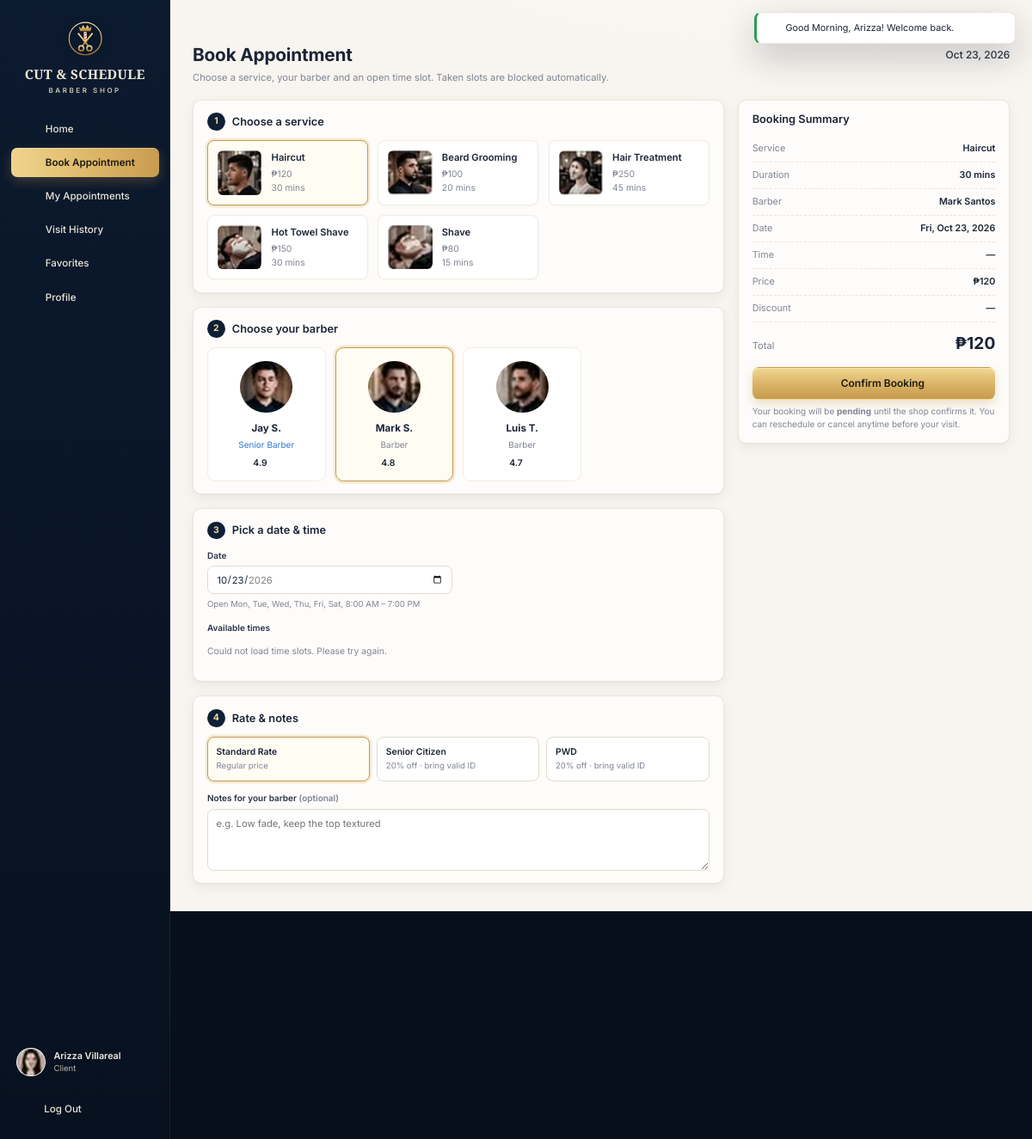
Screenshot of /client/book.php (signed in) with the database file from the repository.
### tables this page shows
CREATE TABLE users (
  id               INT AUTO_INCREMENT PRIMARY KEY,
  name             VARCHAR(100) NOT NULL,
  username         VARCHAR(100) UNIQUE NOT NULL,
  email            VARCHAR(150) UNIQUE NOT NULL,
  phone            VARCHAR(30)  NULL,
  password         VARCHAR(255) NOT NULL,
  role             ENUM('owner','staff','client') NOT NULL,
  status           ENUM('active','inactive') DEFAULT 'active',
  avatar           VARCHAR(255) NULL,
  remember_token   VARCHAR(64)  NULL,
  remember_expires DATETIME     NULL,
  created_at       DATETIME DEFAULT CURRENT_TIMESTAMP,
  updated_at       DATETIME DEFAULT CURRENT_TIMESTAMP ON UPDATE CURRENT_TIMESTAMP
);

CREATE TABLE services (
  id          INT AUTO_INCREMENT PRIMARY KEY,
  name        VARCHAR(100) NOT NULL,
  description VARCHAR(255) NULL,
  price       DECIMAL(10,2) NOT NULL,
  duration    INT NOT NULL,
  image       VARCHAR(255) NULL,
  status      ENUM('active','archived') DEFAULT 'active',
  sort_order  INT NOT NULL DEFAULT 0,
  created_at  DATETIME DEFAULT CURRENT_TIMESTAMP,
  updated_at  DATETIME DEFAULT CURRENT_TIMESTAMP ON UPDATE CURRENT_TIMESTAMP,
  CHECK (price > 0),
  CHECK (duration > 0)
);

CREATE TABLE staff_profiles (
  user_id     INT PRIMARY KEY,
  position    VARCHAR(60) NOT NULL DEFAULT 'Barber',
  salary      DECIMAL(10,2) NOT NULL DEFAULT 0,
  rating      DECIMAL(2,1) NOT NULL DEFAULT 5.0,
  work_start  TIME NOT NULL DEFAULT '08:00:00',
  work_end    TIME NOT NULL DEFAULT '19:00:00',
  work_days   VARCHAR(20) NOT NULL DEFAULT '1,2,3,4,5,6',
  bio         VARCHAR(255) NULL,
  CONSTRAINT fk_staff_user FOREIGN KEY (user_id) REFERENCES users(id) ON DELETE CASCADE
);

### client/book.php (the view, shortened to what the rows shown need)
<?php
require __DIR__ . '/../includes/bootstrap.php';
$user = Auth::requireRole('client');
$profile = $user->profile();
$services = Service::all();
$barbers = Barber::allActive();
$favBarbers = array_map('intval', array_column(Database::all("SELECT ref_id FROM favorites WHERE client_id = ? AND fav_type = 'barber'", [$profile->getId()]), 'ref_id'));
require __DIR__ . '/../includes/header.php';
?>
<div class="page-head">
  <div>
    <h1>Book Appointment</h1>
  </div>
</div>
<form method="post" id="bookForm" class="dash" novalidate>
  <div class="steps">
    <section class="card">
      <h2 class="step-title">Choose a service</h2>
      <div class="svc-cards">
        <?php foreach ($services as $s): ?>
          <label class="choice">
            <span class="svc-card">
              <?= service_img($s->image, $s->name) ?>
              <span>
                <strong><?= e($s->name) ?></strong>
                <span class="price"><?= peso($s->price) ?></span>
                <span class="dur"><?= (int) $s->duration ?> mins</span>
              </span>
            </span>
          </label>
        <?php endforeach; ?>
      </div>
    </section>
    <section class="card">
      <h2 class="step-title">Choose your barber</h2>
      <div class="barber-grid">
        <?php foreach ($barbers as $b): ?>
          <label class="choice">
            <span class="barber-card">
              <button type="button" class="fav-btn<?= in_array($b->getId(), $favBarbers, true) ? ' on' : '' ?>" data-fav="barber:<?= $b->getId() ?>" aria-label="Toggle favorite"><?= icon(in_array($b->getId(), $favBarbers, true) ? 'heart-fill' : 'heart', '', 18) ?></button>
              <?= avatar($b->getName(), $b->getAvatar(), 76) ?>
              <strong><?= e(explode(' ', $b->getName())[0]) ?> <?= e(mb_substr(explode(' ', $b->getName())[1] ?? '', 0, 1)) ?>.</strong>
              <small style="color:<?= $b->getPosition() === 'Senior Barber' ? 'var(--blue)' : 'var(--muted)' ?>"><?= e($b->getPosition()) ?></small>
              <span class="rating"><?= number_format($b->getRating(), 1) ?> <?= icon('star', '', 14) ?></span>
            </span>
          </label>
        <?php endforeach; ?>
      </div>
    </section>
    <section class="card">
      <h2 class="step-title">Pick a date &amp; time</h2>
    </section>
    <section class="card">
      <h2 class="step-title">Rate &amp; notes</h2>
    </section>
  </div>
  <aside>
    <section class="card summary">
      <div class="card-head"><h2>Booking Summary</h2></div>
    </section>
  </aside>
</form>
<?php require __DIR__ . '/../includes/footer.php'; ?>

### includes/header.php (shortened to what the rows shown need)
<?php
$role = $user->getRole();
$profileUrl = ['owner' => 'owner/settings.php', 'staff' => 'staff/profile.php', 'client' => 'client/profile.php'][$role];
?>
<!doctype html>
<html lang="en">
<head>
  <link rel="stylesheet" href="<?= asset('assets/css/app.css') ?>">
</head>
<body class="app role-<?= e($role) ?>" data-base="<?= e(BASE_URL) ?>"<?= !empty($fitScreen) ? ' data-fit' : '' ?>>
<div class="app-shell">
  <aside class="sidebar" id="sidebar">
      <?php foreach (nav_items($role) as [$key, $label, $href, $ico]): ?>
          <?= icon($ico, '', 20) ?><span><?= e($label) ?></span>
      <?php endforeach; ?>
    <div class="sidebar-foot">
      <a class="sidebar-user" href="<?= url($profileUrl) ?>">
        <?= avatar($user->getName(), $user->getAvatar(), 42) ?>
        <span>
          <strong><?= e($user->getName()) ?></strong>
          <small><?= e($user->roleLabel()) ?></small>
        </span>
      </a>
    </div>
  </aside>
  <div class="main">
    <main class="content">

### includes/functions.php (shortened to what the rows shown need)
<?php
function e($value): string
{
    return htmlspecialchars((string) ($value ?? ''), ENT_QUOTES, 'UTF-8');
}
function url(string $path = ''): string
{
    return BASE_URL . '/' . ltrim($path, '/');
}
function asset(string $path): string
{
    $file = APP_ROOT . '/' . ltrim($path, '/');
    $v = is_file($file) ? filemtime($file) : 1;
    return url($path) . '?v=' . $v;
}
function peso($amount): string
{
    $amount = (float) $amount;
    $decimals = abs($amount - round($amount)) < 0.005 ? 0 : 2;
    return '₱' . number_format($amount, $decimals);
}
function media_url(?string $path): ?string
{
    return is_file(APP_ROOT . '/' . $path) ? url($path) : null;
}
function avatar(?string $name, ?string $path = null, int $size = 40, string $class = ''): string
{
    $src = media_url($path);
    $style = "width:{$size}px;height:{$size}px;";
    if ($src) {
        return '<img class="avatar ' . e($class) . '" src="' . e($src) . '" alt="' . e($name) . '" style="' . $style . '">';
    }
    $fs = max(10, (int) round($size * 0.38));
    return '<span class="avatar avatar-initials ' . e($class) . '" style="' . $style . 'font-size:' . $fs . 'px">' . e(initials($name ?? '?')) . '</span>';
}
function service_img(?string $path, string $name, string $class = 'svc-img'): string
{
    $src = media_url($path);
    if ($src) {
        return '<img class="' . e($class) . '" src="' . e($src) . '" alt="' . e($name) . '">';
    }
    return '<span class="' . e($class) . ' svc-img-empty">' . icon('scissors', '', 22) . '</span>';
}

### includes/icons.php (shortened to what the rows shown need)
<?php
function icon(string $name, string $class = '', int $size = 20, float $stroke = 1.8): string
{
    static $paths = null;
    $body = $paths[$name] ?? $paths['info'];
    $cls = trim('icon ' . $class);
    return '<svg class="' . $cls . '" width="' . $size . '" height="' . $size . '" viewBox="0 0 24 24" fill="none" stroke="currentColor" stroke-width="' . $stroke . '" stroke-linecap="round" stroke-linejoin="round" aria-hidden="true">' . $body . '</svg>';
}

### rows the page displays
users: avatar (picture), name "Arizza Villareal"
services: image (picture), name "Haircut", price "₱120", duration "30"
services: image (picture), name "Beard Grooming", price "₱100", duration "20"
services: image (picture), name "Hair Treatment", price "₱250", duration "45"
services: image (picture), name "Hot Towel Shave", price "₱150", duration "30"
services: image (picture), name "Shave", price "₱80", duration "15"
users: $size 18 (drawn), avatar (picture), name "Jay", name "S"
staff_profiles: position "Senior Barber", rating "4.9"
users: $size 18 (drawn), avatar (picture), name "Mark", name "S"
staff_profiles: position "Barber", rating "4.8"
users: $size 18 (drawn), avatar (picture), name "Luis", name "T"
staff_profiles: position "Barber", rating "4.7"

### other values shown
$label "Home"
$label "Book Appointment"
$label "My Appointments"
$label "Visit History"
$label "Favorites"
$label "Profile"
$user->roleLabel() "Client"
$f['message'] "Good Morning, Arizza! Welcome back."
$openDays "Mon, Tue, Wed, Thu, Fri, Sat"
fmt_time(Settings::get('open_time')) "8:00 AM"
fmt_time(Settings::get('close_time')) "7:00 PM"
$t "Standard Rate"
$sub "Regular price"
$t "Senior Citizen"
$sub "20% off · bring valid ID"
